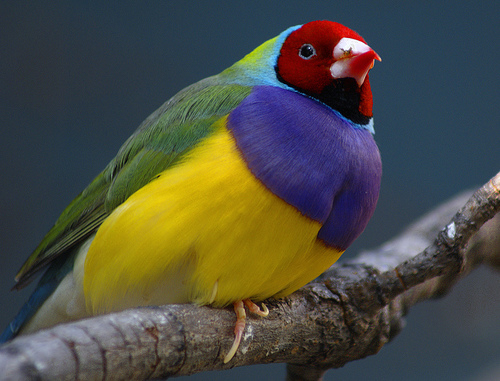
#> input picture Cs_image_processing/pythonMiniProject/bird_small.jpg, 500 x 381 px
$ python Grayscale.py
#> lines starting #> are read from the running program, lines starting #| are printed output that depends on the picture
import cv2
from PIL import Image
import matplotlib.pyplot as plt
import numpy as np
fig,axes = plt.subplots(nrows = 1, ncols = 3, figsize=(10,10))

img = Image.open(r'bird_small.jpg')
#> img is the input picture: PIL image 500x381 RGB; mean R, G, B 76, 76.7, 67
# average
img = np.array(img)
imgA =np.floor(np.sum(img,axis = -1)/3)
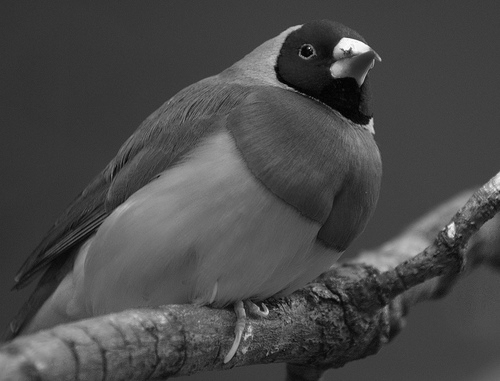
#> imgA: shape (381, 500) float64; min 0, max 254, mean 72.9
imgA = np.uint8(imgA)
axes[0].imshow(imgA,cmap='gray')
axes[0].title.set_text('Average grayscale')

# lightness
imgL = np.max(img,axis=-1)
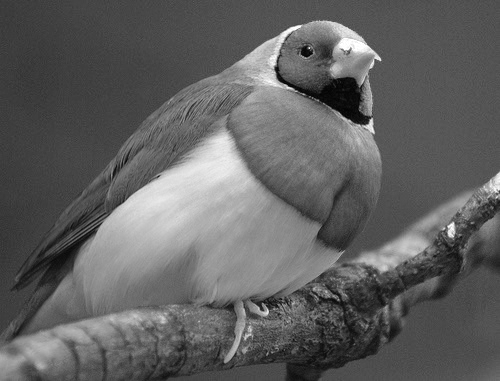
#> imgL: shape (381, 500); min 1, max 255, mean 96.8
axes[1].imshow(imgL,cmap='gray')
axes[1].title.set_text('Lightness grayscale')

# luminiance
lumi_const = np.array([0.2126,0.7152,0.0722]).reshape((1,1,3))
imgLumi= img*lumi_const
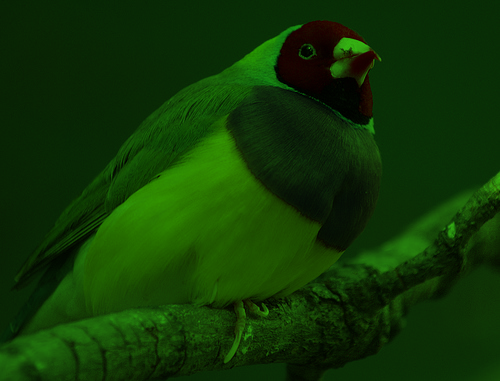
#> imgLumi: shape (381, 500, 3) float64; mean R, G, B 16.1, 54.9, 4.8
imgLumi =np.floor(np.sum(imgLumi,axis = -1))
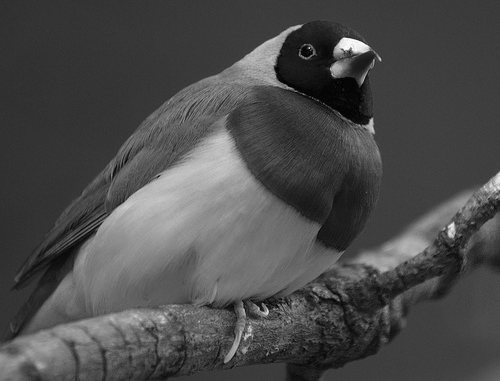
#> imgLumi: shape (381, 500) float64; min 0, max 254, mean 75.3
imgLumi = np.uint8(imgLumi)

axes[2].imshow(imgLumi,cmap='gray')
axes[2].title.set_text('Luminiance grayscale')
plt.show()
